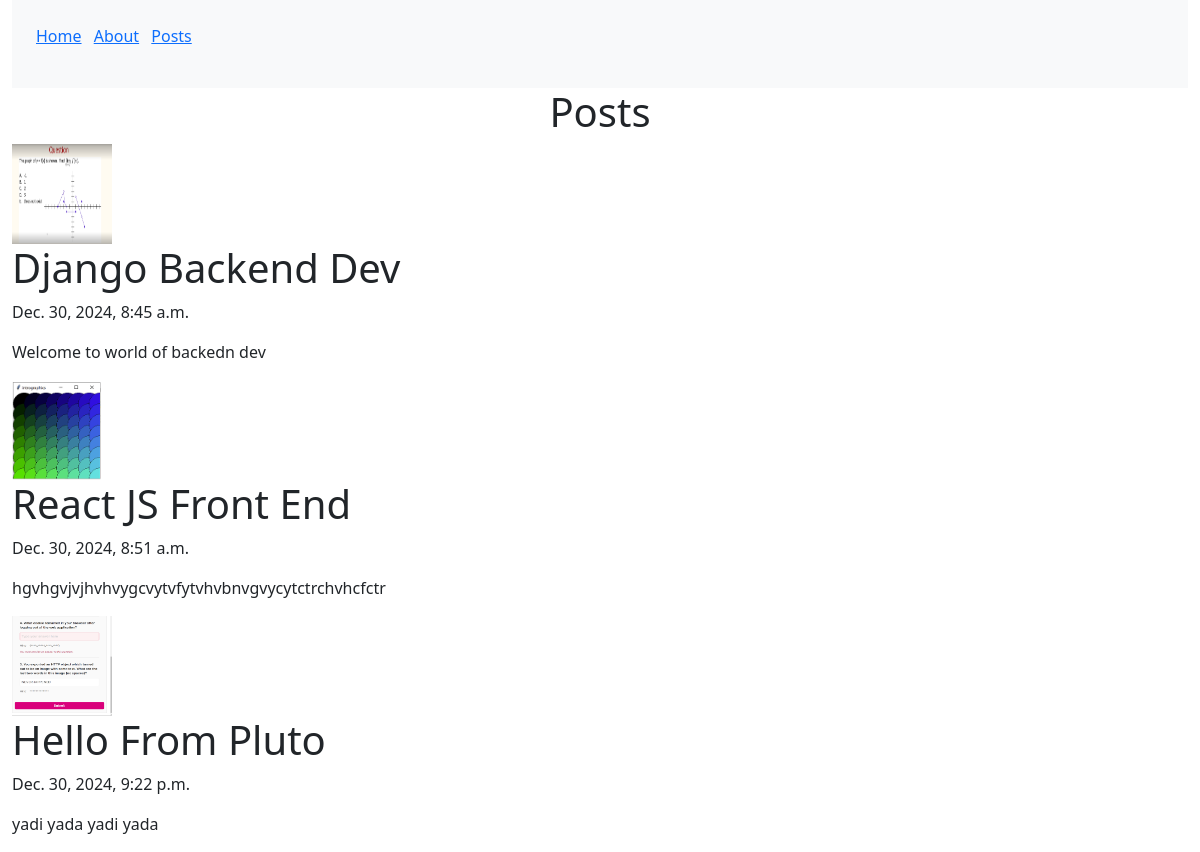
/posts/, run on the app's committed database.
### posts/models.py (models this page shows, shortened)
class Posts(models.Model):
    title = models.CharField(max_length=50)
    body = models.TextField(max_length=10000)
    slug = models.SlugField()
    date = models.DateTimeField(auto_now_add=True)
    banner = models.ImageField(default='fallback.png',blank=True)

### posts/views.py (the view)
# urls.py: path('posts/',include('posts.urls'))
def posts(request):
    posts = Posts.objects.all()
    return render(request,'posts/posts.html',{'posts':posts})

### posts/templates/posts/posts.html (shortened to what this page needs)
{% extends "base.html" %}
{% block content %}
<h1 class='text-center'>Posts</h1>
<section>
    {% for post in posts %}
        <img src="{{ post.banner.url }}" alt="Banner" style="width: 100px; height: 100px;">
        <h1>{{ post.title }}</h1>
        <p>{{ post.date }}</p>
        <p>{{ post.body }}</p>
    {% endfor %}
</section>
{% endblock %}

### templates/base.html (shortened to what this page needs)
<!DOCTYPE html>
<html lang="en">
<head>
    <link href="https://cdn.jsdelivr.net/npm/bootstrap@5.3.3/dist/css/bootstrap.min.css" rel="stylesheet">
</head>
<body>
    <div class="container-fluid">
            <header class='bg-light d-flex align-items-center p-4 '>
                <ul class='list-inline'>
                    <li class='list-inline-item'><a href="/">Home</a></li>
                    <li class='list-inline-item'><a href="/about">About</a></li>
                    <li class='list-inline-item'><a href="{% url 'posts'%}">Posts</a></li>
                </ul>
            </header>
            {%block content%}{%endblock%}
</div>
</body>
</html>

### data on the page
Posts: banner (picture), title "Django Backend Dev", date "Dec. 30, 2024, 8:45 a.m.", body "Welcome to world of backedn dev"
Posts: banner (picture), title "React JS Front End", date "Dec. 30, 2024, 8:51 a.m.", body "hgvhgvjvjhvhvygcvytvfytvhvbnvgvycytctrchvhcfctr"
Posts: banner (picture), title "Hello From Pluto", date "Dec. 30, 2024, 9:22 p.m.", body "yadi yada yadi yada"
